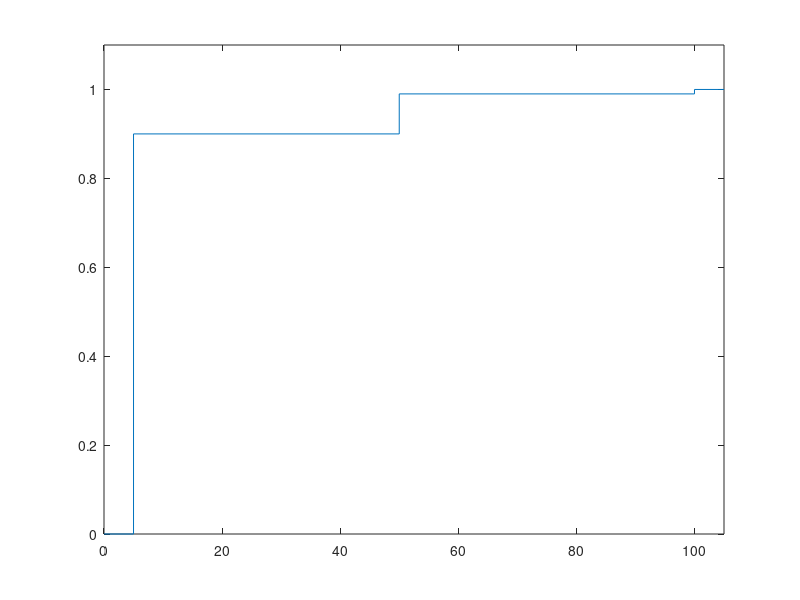

The MATLAB script that drew this image:
clear all
%A)
fives = ones(1,90)*5;
fifties = ones(1,9)*50;
Sx = [fives fifties 100];

%b)
px = [90 9 1]/100;

%c)

pxcSum = cumsum(px);

stairs([0 unique(Sx) 105], [0 pxcSum 1])
xlim([0 105])
ylim([0 1.1])